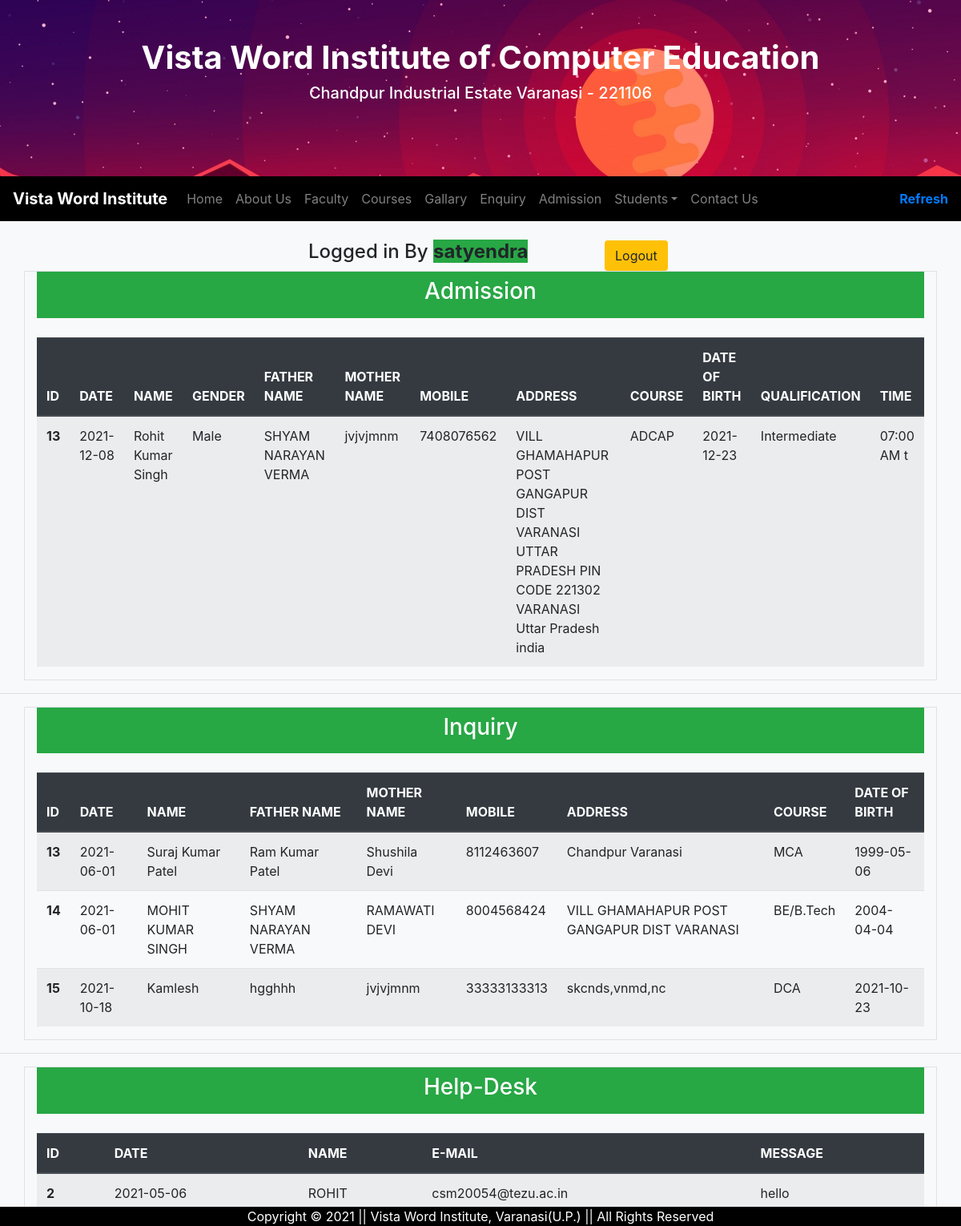
Screenshot of /asset/dashboard.php (signed in) with the database file from the repository.
### tables this page shows
CREATE TABLE `admission` (
  `DATE` date NOT NULL DEFAULT current_timestamp(),
  `NAME` varchar(50) DEFAULT NULL,
  `FATHERNAME` varchar(50) DEFAULT NULL,
  `MOTHERNAME` varchar(50) DEFAULT NULL,
  `DATEOFBIRTH` date DEFAULT NULL,
  `GENDER` varchar(10) DEFAULT NULL,
  `MOBILE` bigint(20) DEFAULT NULL,
  `ADDRESS` varchar(100) DEFAULT NULL,
  `CITY` varchar(50) DEFAULT NULL,
  `STATE` varchar(50) DEFAULT NULL,
  `NATIONALITY` varchar(50) DEFAULT NULL,
  `COURSE` varchar(50) DEFAULT NULL,
  `QUALIFICATION` varchar(50) DEFAULT NULL,
  `ID` bigint(20) UNSIGNED NOT NULL,
  `DEGREE` varchar(50) DEFAULT NULL,
  `TIME` varchar(10) NOT NULL
);

CREATE TABLE `enquiry` (
  `DATE` date NOT NULL DEFAULT current_timestamp(),
  `NAME` varchar(50) DEFAULT NULL,
  `FATHERNAME` varchar(50) DEFAULT NULL,
  `MOTHERNAME` varchar(50) DEFAULT NULL,
  `MOBILE` bigint(20) DEFAULT NULL,
  `ADDRESS` varchar(100) DEFAULT NULL,
  `COURSE` varchar(50) DEFAULT NULL,
  `DATEOFBIRTH` date DEFAULT NULL,
  `SNO` bigint(20) UNSIGNED NOT NULL,
  `DEGREE` varchar(50) DEFAULT NULL
);

CREATE TABLE `helpdesk` (
  `DATE` date NOT NULL DEFAULT current_timestamp(),
  `NAME` varchar(50) DEFAULT NULL,
  `EMAIL` varchar(50) DEFAULT NULL,
  `MESSAGE` varchar(50) DEFAULT NULL,
  `ID` bigint(20) NOT NULL
);

### asset/dashboard.php (the view, shortened to what this page needs)
<?php
require 'db.php';
if($_SESSION['k1']!='' && $_SESSION['k2']!='')
{
?>
<!DOCTYPE html>
<html>
<head>
  <link rel="stylesheet" href="https://maxcdn.bootstrapcdn.com/bootstrap/4.5.0/css/bootstrap.min.css">
    </head>
<body class=" bg-light">
    <header id="header-box" style="background-image: url(../img/header.jpg); margin: auto; height: 220px; width: 100%;">
        <div class="container py-5">
             <div class="container text-center">
                <div class="container">
                <h1 id="header-title" class="font-weight-bold" style="color: white;">Vista Word Institute of Computer Education</h1>
                <h5 id="header-address" style="color: white;"> Chandpur Industrial Estate Varanasi - 221106</h5>
            </div>
        </div>
    </div>
    </header>
    <nav class="container-fluid navbar navbar-expand-md navbar-dark sticky-top" style="background-color: black">
                <a class="navbar-brand font-weight-bold" href="../index.html"> Vista Word Institute  </a>
        <div class="collapse navbar-collapse" id="navTarget">
                <ul class="navbar-nav mr-auto">
                    <li>
                        <a class="nav-link" href="../index.html"> Home </a>
                    </li>
                     <li>
                        <a class="nav-link" href="../aboutus.html"> About Us </a>
                    </li>
                    <li class="nav-item">
                        <a class="nav-link" href="../faculty.html"> Faculty </a>
                    </li>
                     <li>
                        <a class="nav-link" href="../courses.html">Courses </a>
                    </li>
                     <li>
                        <a class="nav-link" href="../gallary.html"> Gallary </a>
                    </li>
                    <li class="nav-item">
                        <a class="nav-link" href="../enquiry.html"> Enquiry </a>
                    </li>
                     <li>
                        <a class="nav-link" href="../Admission.html"> Admission </a>
                    </li>
                    <li>
                    <li class="nav-item dropdown">
                        <a class="nav-link dropdown-toggle" href="#" data-toggle="dropdown">Students</a>
                    </li>
                     <li>
                        <a class="nav-link" href="../contactus.html"> Contact Us </a>
                    </li>
                </ul>
               <a class="text-green font-weight-bold" href="dashboard.php" title="Refresh">Refresh</a>
        </div>
    </nav><br>
    <div class="section container row">
        <div class="col-4">
        </div>
        <div class="col-4">
            <h4>Logged in By <span class="text-green font-weight-bold bg-success"><?php echo $_SESSION['k1']?></span></h4>
        </div>
        <div class="col-4">
            <form method="post">
                   <input class="btn bg-warning" type="submit" name="logout" value="Logout" title="Click to Logout">
            </form>
        </div>
    </div>
    <section class="container border">
        <div style="text-align: center" class="container bg-success text-white py-2"><h3>Admission</h3></div><br>
<table class="table table-striped">
  <thead class="thead-dark">
    <tr>
      <th scope="col">ID</th>
      <th scope="col">DATE</th>
      <th scope="col">NAME</th>
      <th scope="col">GENDER</th>
      <th scope="col">FATHER NAME</th>
      <th scope="col">MOTHER NAME</th>
      <th scope="col">MOBILE</th>
      <th scope="col">ADDRESS</th>
      <th scope="col">COURSE</th>
      <th scope="col">DATE OF BIRTH</th>
      <th scope="col">QUALIFICATION</th>
      <th scope="col">TIME</th>
    </tr>
  </thead>
  <tbody>
    <tr>
         <?php
            $a_q='select * from admission';
            $re=mysqli_query($con, $a_q);
            if (mysqli_num_rows($re)>0) {
                while ($r=mysqli_fetch_assoc($re)) {
                 ?>
      <th scope="row"><?php echo $r['ID']?></th>
      <td><?php echo $r['DATE']?></td>
      <td><?php echo $r['NAME']?></td>
      <td><?php echo $r['GENDER']?></td>
      <td><?php echo $r['FATHERNAME']?></td>
      <td><?php echo $r['MOTHERNAME']?></td>
      <td><?php echo $r['MOBILE']?></td>
      <td>
        <?php echo $r['ADDRESS']?><br>
        <?php echo $r['CITY']?><br>
        <?php echo $r['STATE']?><br>
        <?php echo $r['NATIONALITY']?>
      </td>
      <td><?php echo $r['COURSE']?></td>
      <td><?php echo $r['DATEOFBIRTH']?></td>
      <td><?php echo $r['QUALIFICATION']?></td>
      <td><?php echo $r['TIME']?></td>
    </tr>
         <?php
                }
            }
            ?>
  </tbody>
</table>
    </section>
         <hr>
    <section class="container border">
        <div style="text-align: center" class="container bg-success text-white py-2"><h3>Inquiry</h3></div><br>
<table class="table table-striped">
  <thead class="thead-dark">
    <tr>
      <th scope="col">ID</th>
      <th scope="col">DATE</th>
      <th scope="col">NAME</th>
      <th scope="col">FATHER NAME</th>
      <th scope="col">MOTHER NAME</th>
      <th scope="col">MOBILE</th>
      <th scope="col">ADDRESS</th>
      <th scope="col">COURSE</th>
      <th scope="col">DATE OF BIRTH</th>
    </tr>
  </thead>
  <tbody>
    <tr>
         <?php
            $e_q='select * from enquiry';
            $er=mysqli_query($con, $e_q);
            if (mysqli_num_rows($er)>0) {
                while ($r=mysqli_fetch_assoc($er)) {
                 ?>
      <th scope="row"><?php echo $r['SNO']?></th>
      <td><?php echo $r['DATE']?></td>
      <td><?php echo $r['NAME']?></td>
      <td><?php echo $r['FATHERNAME']?></td>
      <td><?php echo $r['MOTHERNAME']?></td>
      <td><?php echo $r['MOBILE']?></td>
      <td><?php echo $r['ADDRESS']?></td>
      <td><?php echo $r['COURSE']?></td>
      <td><?php echo $r['DATEOFBIRTH']?></td>
    </tr>
         <?php
                }
            }
            ?>
  </tbody>
</table>
    </section>
         <hr>
    <section class="container border">
        <div style="text-align: center" class="container bg-success text-white py-2"><h3>Help-Desk</h3></div><br>
        <table class="table table-striped">
  <thead class="thead-dark">
    <tr>
      <th scope="col">ID</th>
      <th scope="col">DATE</th>
      <th scope="col">NAME</th>
      <th scope="col">E-MAIL</th>
      <th scope="col">MESSAGE</th>
    </tr>
  </thead>
  <tbody>
    <tr>
         <?php
            $h_q='select * from helpdesk';
            $hr=mysqli_query($con, $h_q);
            if (mysqli_num_rows($hr)>0) {
                while ($r=mysqli_fetch_assoc($hr)) {
                 ?>
      <th scope="row"><?php echo $r['ID']?></th>
      <td><?php echo $r['DATE']?></td>
      <td><?php echo $r['NAME']?></td>
      <td><?php echo $r['EMAIL']?></td>
      <td><?php echo $r['MESSAGE']?></td>
    </tr>
         <?php
                }
            }
            ?>
  </tbody>
</table>
    </section>
    <footer class="container-fluid fixed-bottom" style="margin: 0px;background-color: black;">
        <div class="text-center">
            <p style="margin: 0px" class="text-white"> Copyright © 2021 || Vista Word Institute, Varanasi(U.P.) || All Rights Reserved </p>
        </div>
    </footer>
    </body>
</html>
<?php
}
else{
    header("location:login.php");
}
?>

### rows the page displays
admission: ID "13", DATE "2021-12-08", NAME "Rohit Kumar Singh", GENDER "Male", FATHERNAME "SHYAM NARAYAN VERMA", MOTHERNAME "jvjvjmnm", MOBILE "7408076562", ADDRESS "VILL GHAMAHAPUR POST GANGAPUR DIST VARANASI UTTAR PRADESH PIN CODE 221302", CITY "VARANASI", STATE "Uttar Pradesh", NATIONALITY "india", COURSE "ADCAP", DATEOFBIRTH "2021-12-23", QUALIFICATION "Intermediate", TIME "07:00 AM t"
enquiry: SNO "13", DATE "2021-06-01", NAME "Suraj Kumar Patel", FATHERNAME "Ram Kumar Patel", MOTHERNAME "Shushila Devi", MOBILE "8112463607", ADDRESS "Chandpur Varanasi", COURSE "MCA", DATEOFBIRTH "1999-05-06"
enquiry: SNO "14", DATE "2021-06-01", NAME "MOHIT KUMAR SINGH", FATHERNAME "SHYAM NARAYAN VERMA", MOTHERNAME "RAMAWATI DEVI", MOBILE "8004568424", ADDRESS "VILL GHAMAHAPUR POST GANGAPUR DIST VARANASI", COURSE "BE/B.Tech", DATEOFBIRTH "2004-04-04"
enquiry: SNO "15", DATE "2021-10-18", NAME "Kamlesh", FATHERNAME "hgghhh", MOTHERNAME "jvjvjmnm", MOBILE "33333133313", ADDRESS "skcnds,vnmd,nc", COURSE "DCA", DATEOFBIRTH "2021-10-23"
helpdesk: ID "2", DATE "2021-05-06", NAME "ROHIT", EMAIL "csm20054@tezu.ac.in", MESSAGE "hello"

### other values shown
$_SESSION['k1'] "satyendra"
